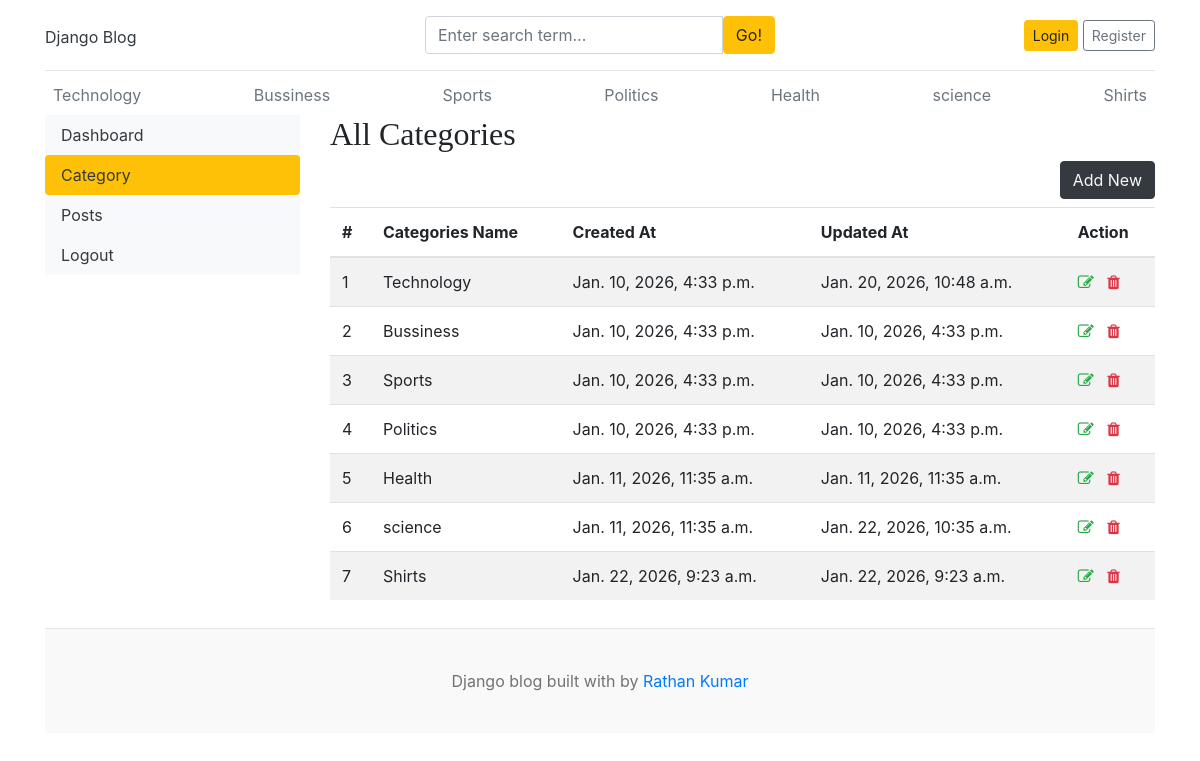
/dashboard/categories/, run on the app's committed database.
### blogs/models.py (models this page shows)
class Category(models.Model):
    category_name=models.CharField(max_length=50,unique=True)
    created_at=models.DateTimeField(auto_now_add=True)
    updated_at=models.DateTimeField(auto_now=True)
    class Meta:
        verbose_name_plural='categories'
    def __str__(self):
        return self.category_name

### dashboard/views.py (the view)
# urls.py: path('categories/',views.categories,name='categories'),
def categories(req):
    return render(req,'dashboard/categories.html')

### blogs/context_processors.py (called while the page is built)
def get_categories(req):
    categories=Category.objects.all()
    return dict(categories=categories)

def get_social_links(req):
    socialLink=SocialLink.objects.all()
    return dict(socialLink=socialLink)

### templates/dashboard/categories.html (shortened to what this page needs)
{% extends "base.html" %}
{% block content %}
<div class="row">
 {% include 'dashboard/sidebar.html'%}
    <div class="col-md-9">
      <h2>All Categories</h2>
      <a href="{% url 'add_category'%}" class='btn btn-dark text-light float-right mb-2'>Add New</a>
    <table class="table table-striped table-hover">
  <thead >
    <tr>
      <th>#</th>
      <th>Categories Name</th>
      <th>Created At</th>
      <th>Updated At</th>
      <th>Action</th>
    </tr>
  </thead>
  <tbody>
   {% for cat in categories %}
    <tr>
      <td>{{forloop.counter}}</td>
      <td>{{cat}}</td>
      <td>{{cat.created_at}}</td>
        <td>{{cat.updated_at}}</td>
        <td>
         <a href="{% url 'edit_categories' cat.id%}"><i class="fa fa-edit text-success"></i></a>
          <a href="{% url 'delete_categories' cat.id %}"> <i class="fa fa-trash text-danger"></i></a>
        </td>
    </tr>
    {% endfor %}
  </tbody>
</table>
    </div>
</div>
</div>
{% endblock content %}

### templates/base.html (shortened to what this page needs)
{% load  static %}
<!DOCTYPE html>
<html lang="en">
<head>
    <link href="https://getbootstrap.com/docs/4.0/dist/css/bootstrap.min.css" rel="stylesheet">
    <link href="{% static 'css/blog.css'%}" rel="stylesheet">
    <link rel="stylesheet" href="https://cdnjs.cloudflare.com/ajax/libs/font-awesome/4.7.0/css/font-awesome.min.css">
  </head>
<body>
    <div class="container">
      <header class="blog-header py-3">
        <div class="row flex-nowrap justify-content-between align-items-center">
          <div class="col-4 pt-1">
            <a class="blog-head er-logo text-dark" href="/">Django Blog</a>
          </div>
          <div class="col-4">
            <form action="{% url 'search'%}" method='GET'>
              <div class="input-group">
                <input class="form-control" type="text" name='keyword' value="{{keyword}}"  placeholder="Enter search term..." aria-label="Enter search term..." aria-describedby="button-search" />
                <button type='submit' class="btn btn-warning" id="button-search" type="button">Go!</button>
             </div>
            </form>
          </div>
          {% if not user.is_authenticated %}
          <div class="col-4 d-flex justify-content-end align-items-center">
            <a class="btn btn-sm btn-warning" href="{% url 'login'%}">Login</a> &nbsp;
            <a class="btn btn-sm btn-outline-secondary" href="{% url 'register'%}">Register</a>
          </div>
          {% else %}
            <span><a href="{% url 'dashboard'%}">Dashboard</a></span>
            &emsp;
            <span><a href="{% url 'logout'%}">LogOut</a></span>
          {% endif %}
        </div>
      </header>
      <div class="nav-scroller py-1 mb-2">
        <nav class="nav d-flex justify-content-between">
          {% for category in categories %}
          <a class="p-2 text-muted" href="{% url 'posts_by_category' category.id %}">
            {{category.category_name}}
          </a>
         {% endfor %}
        </nav>
{% block content %}
{% endblock %}
<footer class="blog-footer text-center">
  <p>Django blog built with   by <a href="#">Rathan Kumar</a></p>
</footer>
</body>
</html>

### blog_main/static/css/blog.css (style rules this page uses)
.blog-header { border-bottom: 1px solid #e5e5e5; }
h1, h2, h3, h4, h5, h6 { font-family: "Playfair Display", Georgia, "Times New Roman", serif; }
.blog-footer { padding: 2.5rem 0; color: #727272; text-align: center; background-color: #f9f9f9; border-top: .05rem solid #e5e5e5; }
.blog-footer p:last-child { margin-bottom: 0; }

### data on the page
Category: category_name "Technology", created_at "Jan. 10, 2026, 4:33 p.m.", updated_at "Jan. 20, 2026, 10:48 a.m."
Category: category_name "Bussiness", created_at "Jan. 10, 2026, 4:33 p.m.", updated_at "Jan. 10, 2026, 4:33 p.m."
Category: category_name "Sports", created_at "Jan. 10, 2026, 4:33 p.m.", updated_at "Jan. 10, 2026, 4:33 p.m."
Category: category_name "Politics", created_at "Jan. 10, 2026, 4:33 p.m.", updated_at "Jan. 10, 2026, 4:33 p.m."
Category: category_name "Health", created_at "Jan. 11, 2026, 11:35 a.m.", updated_at "Jan. 11, 2026, 11:35 a.m."
Category: category_name "science", created_at "Jan. 11, 2026, 11:35 a.m.", updated_at "Jan. 22, 2026, 10:35 a.m."
Category: category_name "Shirts", created_at "Jan. 22, 2026, 9:23 a.m.", updated_at "Jan. 22, 2026, 9:23 a.m."
